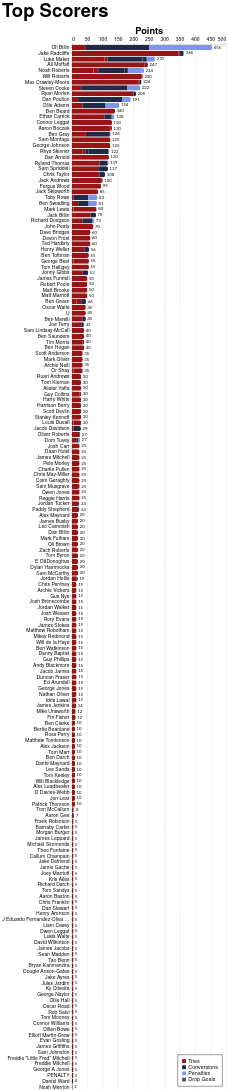

Write a Vega-Lite specification for this figure.
### Vega-Lite specification from a JSON file in a GitHub repository (floating-point values rounded to 4 significant figures; data arrays with more than 128 entries replaced by an {"elided": "..."} marker saying what was removed)
{"config": {"axis": {"labelFont": "PT Sans Narrow, Helvetica Neue, Helvetica, Arial, sans-serif", "titleFont": "PT Sans Narrow, Helvetica Neue, Helvetica, Arial, sans-serif", "labelFontSize": 13, "titleFontSize": 24, "gridColor": "#202947", "gridOpacity": 0.2, "zindex": 1}, "text": {"font": "Lato, sans-serif"}, "bar": {"cornerRadiusEnd": 5}, "header": {"labelFont": "PT Sans Narrow, Helvetica Neue, Helvetica, Arial, sans-serif", "titleFont": "PT Sans Narrow, Helvetica Neue, Helvetica, Arial, sans-serif", "labelFontSize": 24, "titleFontSize": 28, "labelFontWeight": "bold", "orient": "left"}, "legend": {"labelFont": "PT Sans Narrow, Helvetica Neue, Helvetica, Arial, sans-serif", "titleFont": "PT Sans Narrow, Helvetica Neue, Helvetica, Arial, sans-serif", "labelFontSize": 14, "titleFontSize": 16, "titlePadding": 5, "fillColor": "white", "strokeColor": "black", "padding": 10, "titleFontWeight": "lighter", "titleFontStyle": "italic", "titleColor": "gray", "offset": 10}, "title": {"font": "PT Sans Narrow, Helvetica Neue, Helvetica, Arial, sans-serif", "fontSize": 48, "fontWeight": "bold", "anchor": "start", "align": "center", "titlePadding": 20, "subtitlePadding": 10, "subtitleFontSize": 13, "subtitleColor": "", "subtitleFontStyle": "italic", "offset": 15, "color": "black"}, "axisX": {"labelAngle": 0}, "facet": {"title": null, "header": null, "align": {"row": "each", "column": "each"}, "spacing": 10}, "resolve": {"scale": {"y": "independent", "facet": "independent"}}, "background": "transparent", "scale": {"offsetBandPaddingOuter": 0.2, "offsetBandPaddingInner": 0.1}, "view": {"stroke": null, "background": "transparent"}}, "layer": [{"mark": {"type": "bar"}, "encoding": {"color": {"field": "component", "legend": {"orient": "bottom-right", "title": null}, "scale": {"domain": ["Tries", "Conversions", "Penalties", "Drop Goals"], "range": ["#981515", "#202946", "#7d96e8", "#4b5563"]}, "type": "nominal"}, "order": {"field": "component_order", "sort": "ascending", "type": "quantitative"}, "tooltip": [{"field": "player", "title": "Player", "type": "nominal"}, {"field": "game_type", "title": "Game Type", "type": "nominal"}, {"field": "component", "title": "Score Type", "type": "nominal"}, {"aggregate": "sum", "field": "value", "title": "Value", "type": "quantitative"}, {"aggregate": "max", "field": "player_total", "title": "Total", "type": "quantitative"}], "x": {"aggregate": "sum", "axis": {"orient": "top", "title": "Points"}, "field": "value", "type": "quantitative"}, "y": {"field": "player", "sort": {"field": "player_total", "op": "max", "order": "descending"}, "title": null, "type": "nominal"}}}, {"mark": {"type": "text", "align": "left", "baseline": "middle", "color": "black", "dx": 4, "fontSize": 11}, "encoding": {"text": {"field": "total_value", "format": ".0f", "type": "quantitative"}, "x": {"axis": {"orient": "top", "title": "Points"}, "field": "total_value", "type": "quantitative"}, "y": {"field": "player", "sort": {"field": "player_total", "op": "max", "order": "descending"}, "title": null, "type": "nominal"}}, "transform": [{"aggregate": [{"op": "sum", "field": "value", "as": "total_value"}, {"op": "max", "field": "player_total", "as": "player_total"}], "groupby": ["player"]}]}], "data": {"name": "data-1f8a49c02ae1749168bdcf72ec2efdf2"}, "height": {"step": 15}, "params": [{"name": "seasonParam", "value": []}, {"name": "gameTypesParam", "value": []}, {"name": "gameTypeParam", "value": "All games"}, {"name": "squadParam", "value": "All"}, {"name": "scoreTypeParam", "value": "Total"}], "title": {"text": "Top Scorers"}, "transform": [{"filter": "length(seasonParam) === 0 || indexof(seasonParam, datum.season) >= 0"}, {"filter": "length(gameTypesParam) === 0 || indexof(gameTypesParam, datum.game_type) >= 0"}, {"filter": "squadParam === \"All\" || datum.squad === squadParam"}, {"filter": "scoreTypeParam === datum.score_type"}, {"joinaggregate": [{"op": "sum", "field": "value", "as": "player_total"}], "groupby": ["player"]}, {"filter": "datum.player_total > 0"}], "width": 400, "$schema": "https://vega.github.io/schema/vega-lite/v5.20.1.json", "datasets": {"data-1f8a49c02ae1749168bdcf72ec2efdf2": {"elided": "1168 records"}}}
